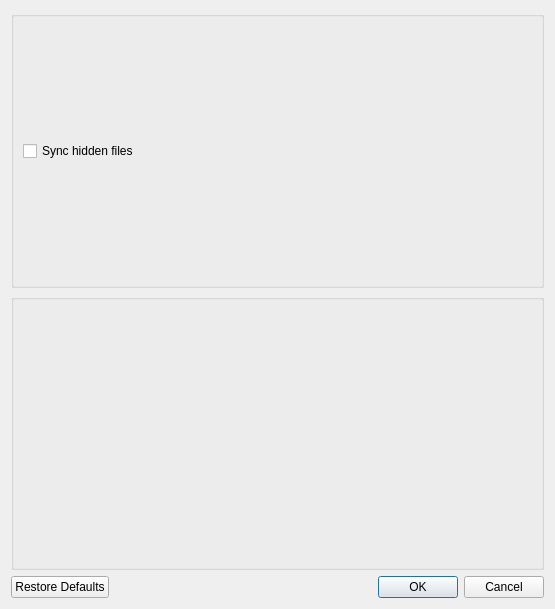
<?xml version="1.0" encoding="UTF-8"?>
<ui version="4.0">
 <class>OCC::IgnoreListEditor</class>
 <widget class="QDialog" name="OCC::IgnoreListEditor">
  <property name="geometry">
   <rect>
    <x>0</x>
    <y>0</y>
    <width>555</width>
    <height>609</height>
   </rect>
  </property>
  <property name="windowTitle">
   <string>Ignored Files Editor</string>
  </property>
  <layout class="QGridLayout" name="gridLayout_3">
   <item row="0" column="0">
    <widget class="QGroupBox" name="groupBox">
     <property name="title">
      <string/>
     </property>
     <layout class="QGridLayout" name="gridLayout_2">
      <item row="0" column="0">
       <widget class="QCheckBox" name="syncHiddenFilesCheckBox">
        <property name="text">
         <string>Sync hidden files</string>
        </property>
       </widget>
      </item>
     </layout>
    </widget>
   </item>
   <item row="1" column="0">
    <widget class="QGroupBox" name="groupBox_2">
     <property name="title">
      <string/>
     </property>
     <layout class="QGridLayout" name="gridLayout">
      <item row="0" column="0">
       <widget class="IgnoreListTableWidget" name="ignoreTableWidget" native="true"/>
      </item>
     </layout>
    </widget>
   </item>
   <item row="4" column="0">
    <widget class="QDialogButtonBox" name="buttonBox">
     <property name="standardButtons">
      <set>QDialogButtonBox::Cancel|QDialogButtonBox::Ok|QDialogButtonBox::RestoreDefaults</set>
     </property>
    </widget>
   </item>
  </layout>
 </widget>
 <customwidgets>
  <customwidget>
   <class>IgnoreListTableWidget</class>
   <extends>QWidget</extends>
   <header>ignorelisttablewidget.h</header>
   <container>1</container>
  </customwidget>
 </customwidgets>
 <resources/>
 <connections>
  <connection>
   <sender>buttonBox</sender>
   <signal>accepted()</signal>
   <receiver>OCC::IgnoreListEditor</receiver>
   <slot>accept()</slot>
   <hints>
    <hint type="sourcelabel">
     <x>348</x>
     <y>333</y>
    </hint>
    <hint type="destinationlabel">
     <x>361</x>
     <y>355</y>
    </hint>
   </hints>
  </connection>
  <connection>
   <sender>buttonBox</sender>
   <signal>rejected()</signal>
   <receiver>OCC::IgnoreListEditor</receiver>
   <slot>reject()</slot>
   <hints>
    <hint type="sourcelabel">
     <x>210</x>
     <y>333</y>
    </hint>
    <hint type="destinationlabel">
     <x>385</x>
     <y>297</y>
    </hint>
   </hints>
  </connection>
 </connections>
</ui>
